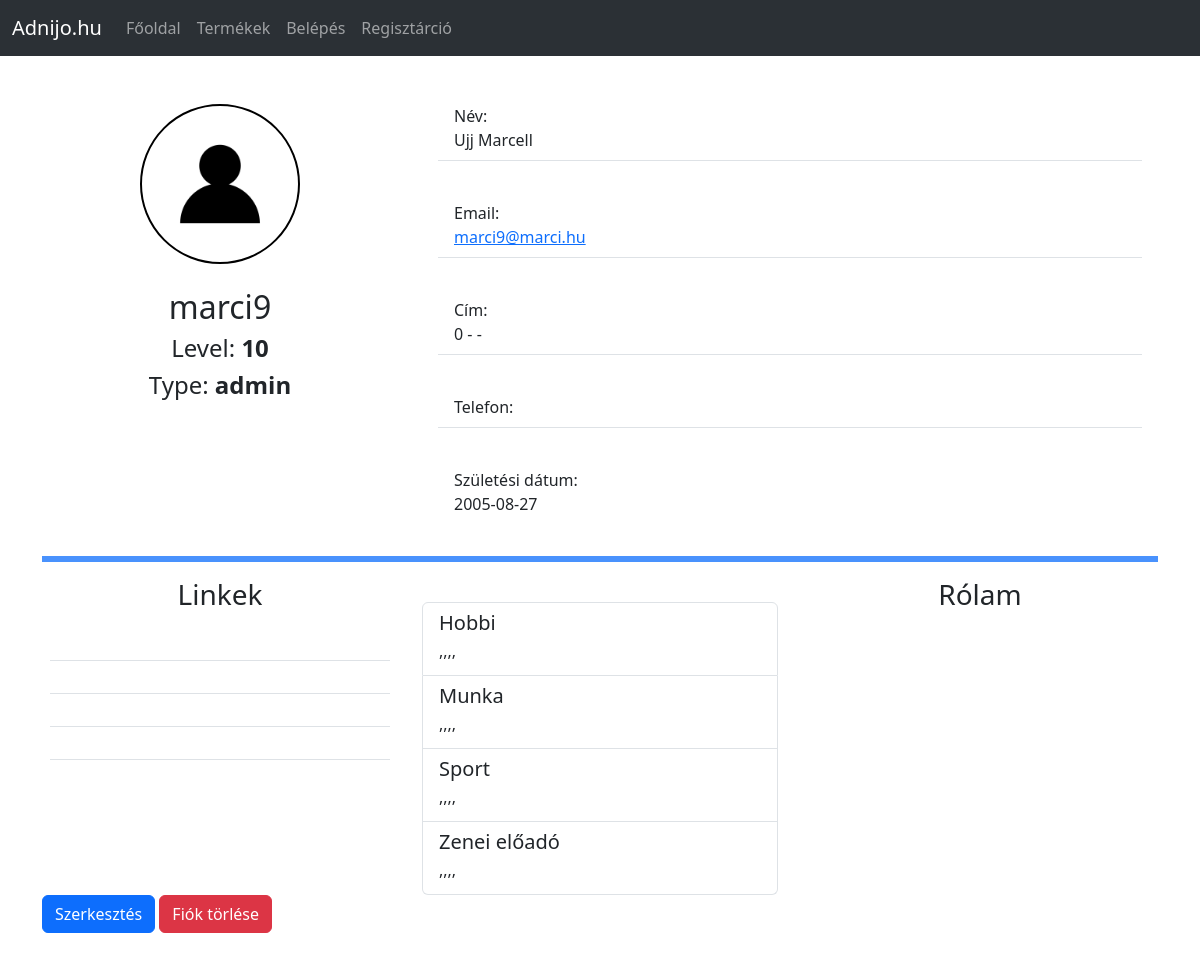
The app's page /profile.php?id=13 with its own data.
### tables this page shows
CREATE TABLE `users` (
  `id` int(11) NOT NULL,
  `uname` varchar(256) DEFAULT NULL,
  `name` varchar(256) DEFAULT NULL,
  `email` varchar(256) DEFAULT NULL,
  `bornDate` date DEFAULT NULL,
  `type` varchar(25) DEFAULT NULL,
  `pwd` varchar(512) DEFAULT NULL,
  `profileImg` varchar(256) DEFAULT NULL,
  `about` varchar(1024) DEFAULT NULL,
  `links` varchar(512) DEFAULT NULL,
  `badge` varchar(512) DEFAULT NULL,
  `coupon` varchar(255) DEFAULT NULL,
  `level` int(11) DEFAULT NULL,
  `hobby` varchar(256) DEFAULT NULL,
  `work` varchar(256) DEFAULT NULL,
  `sport` varchar(256) DEFAULT NULL,
  `music` varchar(256) DEFAULT NULL,
  `addr` varchar(256) DEFAULT NULL,
  `phone` varchar(15) DEFAULT NULL,
  `zip` int(11) DEFAULT NULL,
  `city` varchar(255) DEFAULT NULL
);

### includes/functions.inc.php (called while the page is built, shortened)
<?php
function getSpecificUser($conn, $id) {
	$sql = "SELECT * FROM users WHERE id=".$id.";";
	$result = $conn->query($sql);
	return $result;
}

### profile.php (the view, shortened to what this page needs)
<!DOCTYPE html>
<html lang="hu">
    <?php include_once 'components/header.php' ?>
<body>
    <?php include_once 'components/headerNav.php' ?>
    <?php
        require_once 'includes/dbh.inc.php';
        require_once 'includes/functions.inc.php';
        $id = $_GET["id"];
        $user = getSpecificUser($conn, $id);
        if ($user->num_rows > 0) {
            while($seged = $user->fetch_assoc()) {
                echo '<div class="container my-4">
                        <div class="row">
                            <div class="col-4">
                                <img src="../img/'.$seged['profileImg'].'" class="card-img-top kep kep-telo d-block mx-auto mt-4" alt="'.$seged['name'].'">
                                <div class="text-center m-4">
                                    <h2>'.$seged["uname"].'</h2>
                                    <span class="badge bg-secondary mb-3">'.$seged['badge'].'</span>
                                    <h4>Level: <b>'.$seged['level'].'</b></h4>
                                    <h4>Type: <b>'.$seged['type'].'</b></h4>
                                </div>
                            </div>
                            <div class="col">
                                <ul class="list-group list-group-flush">
                                    <li class="list-group-item m-3">Név: <br>'.$seged["name"].'</li>
                                    <li class="list-group-item m-3">Email: <br><a href="mailto:'.$seged["email"].'">'.$seged["email"].'</a></li>
                                    <li class="list-group-item m-3">Cím: <br>'.$seged['zip'].' - '.$seged['city'].' - '.$seged['addr'].'</li>
                                    <li class="list-group-item m-3">Telefon: <br><a href="tel:'.$seged['phone'].'">'.$seged['phone'].'</a></li>
                                    <li class="list-group-item m-3">Születési dátum: <br>'.$seged["bornDate"].'</li>
                                </ul>
                            </div>
                        </div>
                        <hr class="border border-primary border-3 opacity-75">
                        <div class="row">
                            <div class="col">
                            <h3 clasS="text-center">Linkek</h3>
                            <ul class="list-group list-group-flush mt-4">';
                                $linkek = explode(",", $seged["links"]);
                                for($i=0;$i<count($linkek);$i++){
                                    echo '<li class="list-group-item m-2"><a href="'.$linkek[$i].'">'.$linkek[$i].'</a></li>';
                                }
                            echo    '</ul>
                            </div>
                            <div class="col">
                                <div class="list-group mt-4">
                                    <a class="list-group-item" aria-current="true">
                                        <div class="d-flex w-100 justify-content-between">
                                        <h5 class="mb-1">Hobbi</h5>
                                        </div>
                                        <p class="mb-1">'.$seged["hobby"].'</p>
                                    </a>
                                    <a class="list-group-item" aria-current="true">
                                        <div class="d-flex w-100 justify-content-between">
                                            <h5 class="mb-1">Munka</h5>
                                        </div>
                                        <p class="mb-1">'.$seged["work"].'</p>
                                    </a>
                                    <a class="list-group-item" aria-current="true">
                                        <div class="d-flex w-100 justify-content-between">
                                        <h5 class="mb-1">Sport</h5>
                                        </div>
                                        <p class="mb-1">'.$seged["sport"].'</p>
                                    </a>
                                    <a class="list-group-item" aria-current="true">
                                        <div class="d-flex w-100 justify-content-between">
                                        <h5 class="mb-1">Zenei előadó</h5>
                                        </div>
                                        <p class="mb-1">'.$seged["music"].'</p>
                                    </a>
                                </div>
                            </div>
                            <div class="col">
                                <h3 clasS="text-center">Rólam</h3>
                                <p class="m-4">'.$seged["about"].'</p>
                            </div>
                        </div>
                        <div class="row">
                            <div class="col">
                                <button class="btn btn-primary" onclick="userEdit('.$seged["id"].')">Szerkesztés</button>
                                <button class="btn btn-danger" onclick="userDelete('.$seged["id"].')">Fiók törlése</button>
                            </div>
                            <div class="col">
                            </div>
                        </div>
                    </div>
                    <div class="spacer"></div>';
            }
        }
        include_once 'components/footerNav.php';
    ?>
</body>
</html>

### css/style.css (style rules this page uses)
@media screen and (min-width: 600px) { .kep { width: 10rem !important; height: 10rem !important; object-fit: cover; border-radius: 50%; border: 2px solid black; } }

### records on screen
users: profileImg (placeholder picture), uname "marci9", level "10", type "admin", name "Ujj Marcell", email "marci9@marci.hu", zip "0", bornDate "2005-08-27", hobby ",,,,", work ",,,,", sport ",,,,", music ",,,,"
